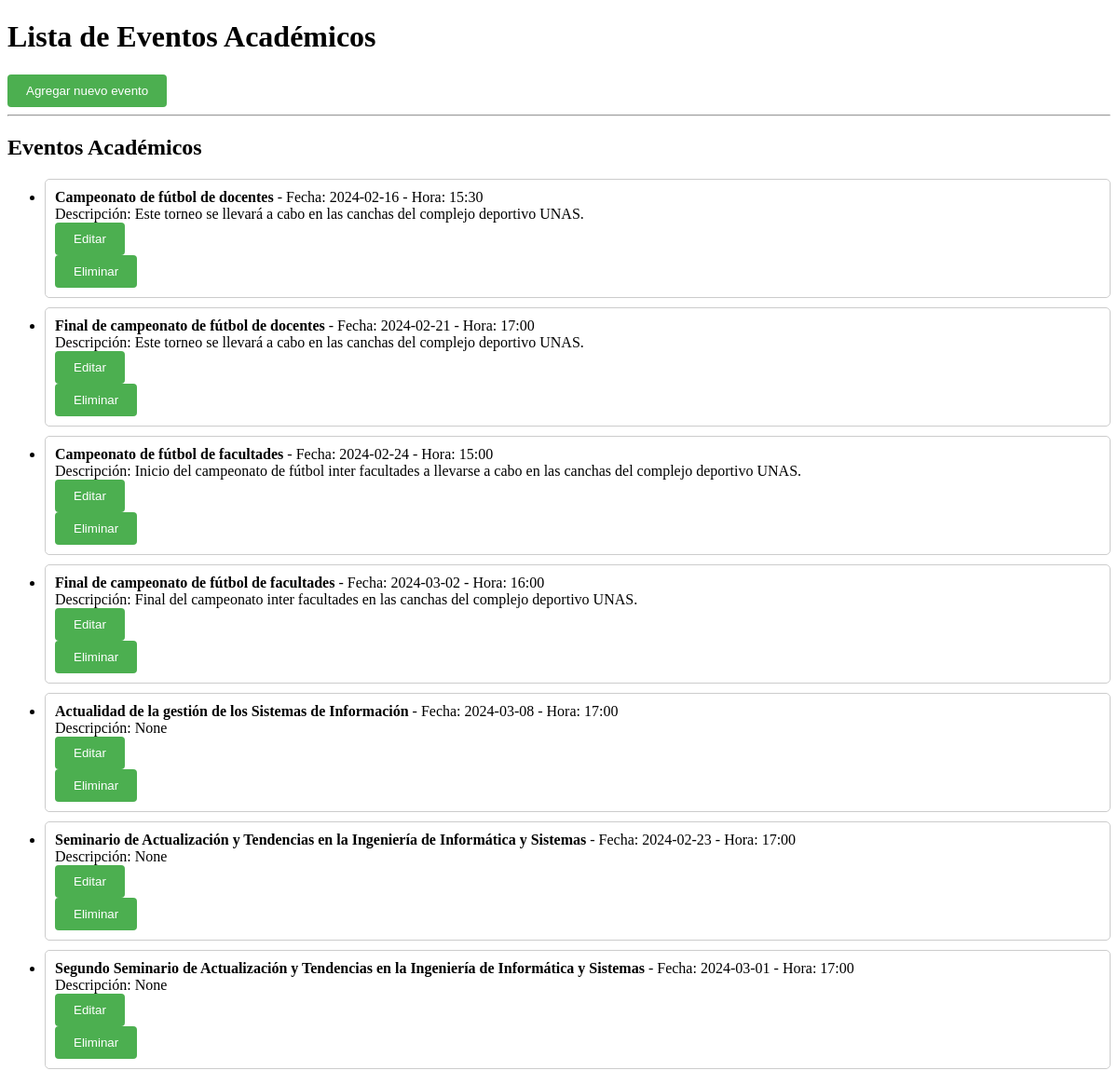
/eventosAdministrador, run on the app's committed database.
### tables this page shows
CREATE TABLE eventos_academicos
             (id INTEGER PRIMARY KEY AUTOINCREMENT, nombre text, fecha date, hora time, descripcion TEXT);

### app.py (the view)
@app.route('/eventosAdministrador')
def index():
    conn = conectar_bd()
    c = conn.cursor()
    c.execute('SELECT * FROM eventos_academicos')
    eventos = c.fetchall()
    conn.close()
    return render_template('index.html', eventos=eventos)

### app.py (called while the page is built)
def conectar_bd():
    return sqlite3.connect(DATABASE)

### templates/index.html (shortened to what this page needs)
<!DOCTYPE html>
<html lang="es">
<head>
</head>
<body>
    <div class="container">
        <h1>Lista de Eventos Académicos</h1>
        <form action="/nuevo">
            <button type="submit" class="boton">Agregar nuevo evento</button>
        </form>
        <hr>
        <h2>Eventos Académicos</h2>
        <ul>
            {% for evento in eventos %}
            <li class="evento">
                <strong>{{ evento[1] }}</strong> - Fecha: {{ evento[2] }} - Hora: {{ evento[3] }}<br>
                <span>Descripción: {{ evento[4] }}</span>
                <form action="/editar/{{ evento[0] }}" method="GET">
                    <button type="submit" class="boton">Editar</button>
                </form>
                <form action="/eliminar/{{ evento[0] }}" method="POST">
                    <button type="submit" class="boton">Eliminar</button>
                </form>
            </li>
        {% endfor %}
        </ul>
    </div>
</body>
</html>

### templates/index.html (style rules this page uses)
.boton { background-color: #4CAF50; color: white; border: none; padding: 10px 20px; margin-right: 10px; cursor: pointer; border-radius: 4px; }
.container { position: relative; }
.evento { border: 1px solid #ccc; padding: 10px; margin-bottom: 10px; border-radius: 5px; }

### data on the page
eventos_academicos: nombre "Campeonato de fútbol de docentes", fecha "2024-02-16", hora "15:30", descripcion "Este torneo se llevará a cabo en las canchas del complejo deportivo UNAS."
eventos_academicos: nombre "Final de campeonato de fútbol de docentes", fecha "2024-02-21", hora "17:00", descripcion "Este torneo se llevará a cabo en las canchas del complejo deportivo UNAS."
eventos_academicos: nombre "Campeonato de fútbol de facultades", fecha "2024-02-24", hora "15:00", descripcion "Inicio del campeonato de fútbol inter facultades a llevarse a cabo en las canchas del complejo deportivo UNAS."
eventos_academicos: nombre "Final de campeonato de fútbol de facultades", fecha "2024-03-02", hora "16:00", descripcion "Final del campeonato inter facultades en las canchas del complejo deportivo UNAS."
eventos_academicos: nombre "Actualidad de la gestión de los Sistemas de Información", fecha "2024-03-08", hora "17:00", evento "None"
eventos_academicos: nombre "Seminario de Actualización y Tendencias en la Ingeniería de Informática y Sistemas", fecha "2024-02-23", hora "17:00", evento "None"
eventos_academicos: nombre "Segundo Seminario de Actualización y Tendencias en la Ingeniería de Informática y Sistemas", fecha "2024-03-01", hora "17:00", evento "None"
